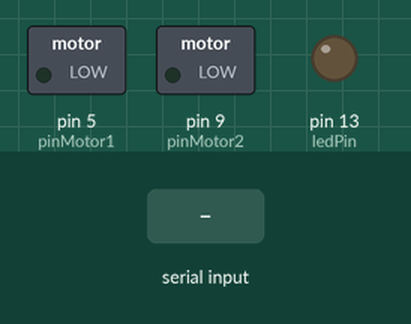
A sketch run on a simulated Arduino Uno, built with avr-gcc and run on an emulated ATmega328P. Parts: switched loads named in the sketch (green lamp = pin HIGH), output pins drawn as LEDs (lit = HIGH). The inputs (shaded band) are chosen by the test bench.

Above: at 1.2 s.
1.3 s: "F" received over Serial
At 2.1 s:
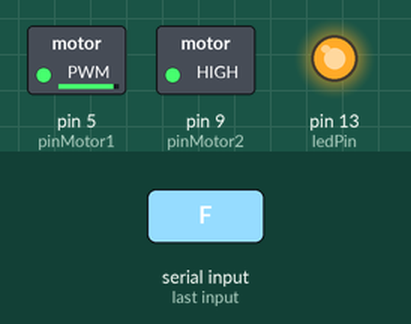
3.8 s: "L" received over Serial
At 4.6 s:
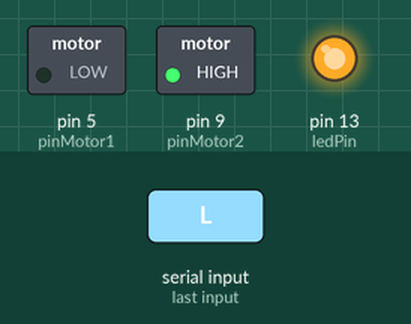
6.3 s: "R" received over Serial
At 7.1 s:
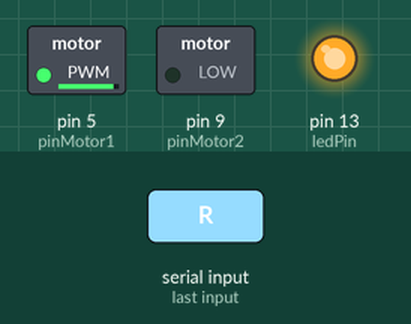
Timing chart, 0 to 9.3 s (numbered marks = the images above; inputs shaded):
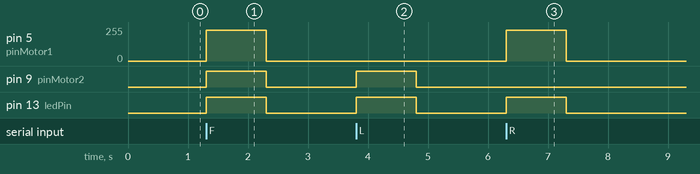

Measured:
- after the input at 1.3 s, pin 5 (pinMotor1): 0/255 → 232/255 at once, → 0/255 1.0 s later; pin 9 (pinMotor2), pin 13 (ledPin): LOW → HIGH at once, → LOW 1.0 s later
- after the input at 3.8 s, pin 9 (pinMotor2), pin 13 (ledPin): LOW → HIGH at once, → LOW 1.0 s later
- after the input at 6.3 s, pin 5 (pinMotor1): 0/255 → 232/255 at once, → 0/255 1.0 s later; pin 13 (ledPin): LOW → HIGH at once, → LOW 1.0 s later

The sketch:

protocol.pde
```cpp
/** The Arduino will calculate these values for you **/
int direction;      // which direction to move

/*
   CW = Clockwise
   CCW = Counter clockwise
   PWM CW = PWM clockwise
   PWM CCW = PWM counter clockwise
*/
int pinMotor1 = 5;
int pinMotor2 = 9;

int M1_STOP = 0;
int M1_FULL = 1000;
int M1_STEP = 8;

int M2_STOP = 0;
int M2_FULL = 500;
int M2_STEP = 8;

int WAIT_TIME = 1000;

/* DEBUG */
int ledPin = 13;                // LED connected to digital pin 13

void setup() {
  /* DEBUG */
  pinMode(ledPin, OUTPUT);      // sets the digital pin as output

  pinMode(pinMotor1, OUTPUT);
  pinMode(pinMotor2, OUTPUT);

  // open serial connection
  Serial.begin(9600);

  clear_pins();
}

void loop() {
  // wait for serial input
  if (Serial.available() > 0) {
    direction = Serial.read();
    switch (direction) {
      case 'F':
        move_forward();
        break;
      case 'L':
        move_left();
        break;
      case 'R':
        move_right();
        break;
      default:
        break;
    }
    clear_pins();
  } else {
//    move_forward();
  }
}

void clear_pins() {
  analogWrite(pinMotor1, M1_STOP);
  analogWrite(pinMotor2, M1_STOP);
}

void move_forward() {
  digitalWrite(ledPin, HIGH);
  analogWrite(pinMotor1, M1_FULL);
  analogWrite(pinMotor2, M2_FULL);
  delay(WAIT_TIME);
  analogWrite(pinMotor1, M1_STOP);
  analogWrite(pinMotor2, M2_STOP);
  digitalWrite(ledPin, LOW);
}

void move_left() {
  digitalWrite(ledPin, HIGH);
  analogWrite(pinMotor2, M2_FULL);
  delay(WAIT_TIME);
  analogWrite(pinMotor2, M2_STOP);
  digitalWrite(ledPin, LOW);
}

void move_right() {
  digitalWrite(ledPin, HIGH);
  analogWrite(pinMotor1, M1_FULL);
  delay(WAIT_TIME);
  analogWrite(pinMotor1, M1_STOP);
  digitalWrite(ledPin, LOW);
}
```
